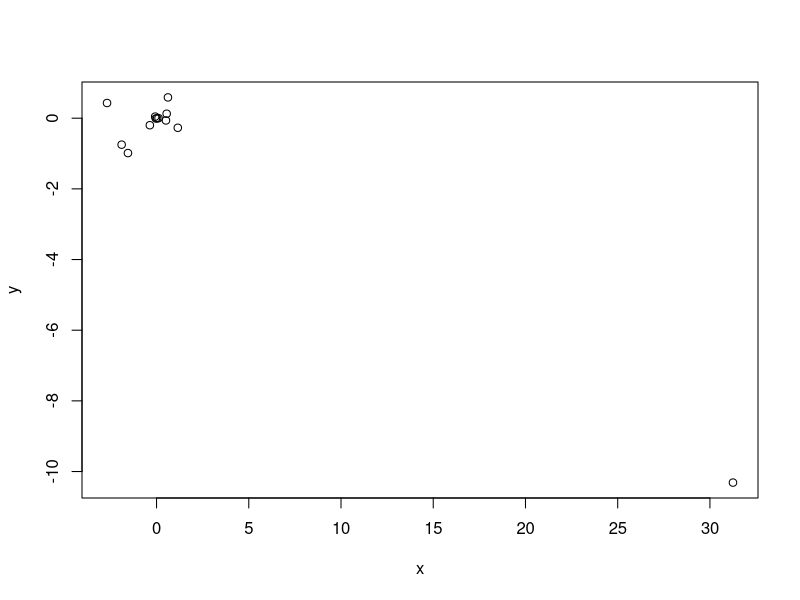

Reproduce this figure in R.
rm(list=ls())
library(MASS) # for Boston
crim = Boston$crim
dataw = Boston[,-1] #all columns except the first 
lm.fit = lm(crim~.,data=dataw) #fit all

#fit zn
lm.fit.zn = lm(crim~Boston$zn)

#fit indus
lm.fit.indus = lm(crim~Boston$indus)

Boston$chas = factor(Boston$chas,labels = c("N","Y"))

lm.fit.chas = lm(crim~Boston$chas)

lm.fit.nox = lm(crim~Boston$nox)

lm.fit.rm = lm(crim~Boston$rm)
lm.fit.age = lm(crim~Boston$age)
lm.fit.dis = lm(crim~Boston$dis)
lm.fit.rad = lm(crim~Boston$rad)
lm.fit.tax = lm(crim~Boston$tax)
lm.fit.ptratio = lm(crim~Boston$ptratio)
lm.fit.black = lm(crim~Boston$black)
lm.fit.lstat = lm(crim~Boston$lstat)
lm.fit.medv = lm(crim~Boston$medv)

#plot the multiple versus single regression coefficients
x = c(lm.fit.zn$coefficients[2],
      lm.fit.indus$coefficients[2],
      lm.fit.chas$coefficients[2],
      lm.fit.nox$coefficients[2],
      lm.fit.rm$coefficients[2],
      lm.fit.age$coefficients[2],
      lm.fit.dis$coefficients[2],
      lm.fit.rad$coefficients[2],
      lm.fit.tax$coefficients[2],
      lm.fit.ptratio$coefficients[2],
      lm.fit.black$coefficients[2],
      lm.fit.lstat$coefficients[2],
      lm.fit.medv$coefficients[2])
y = lm.fit$coefficients[2:length(lm.fit$coefficients)]

plot(x,y)


